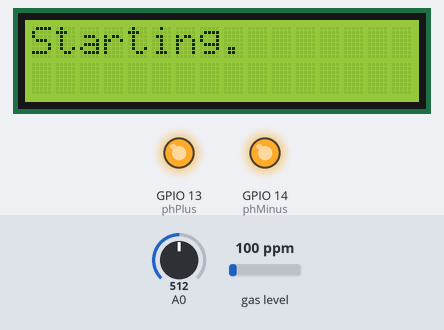
Simulated run of this sketch. Board: ESP8266 (NodeMCU). Shown: 16×2 character LCD, output pins drawn as LEDs (lit = HIGH). The test bench sets the inputs (shaded band); at power-on: A0 = 512, gas level 100 ppm. The local clock reads 2024-03-15 10:24:30 at power-on unless the sketch sets it; what the sketch prints to the serial monitor is not drawn.

Above: at 2.1 s.
At 21.0 s:
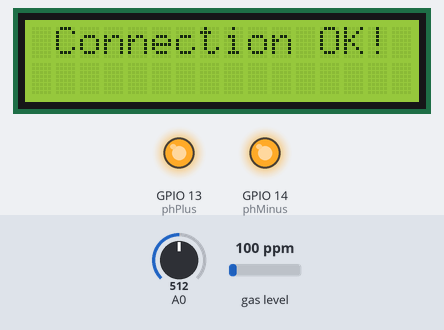
21.1 s: A0 set to 716
At 24.0 s:
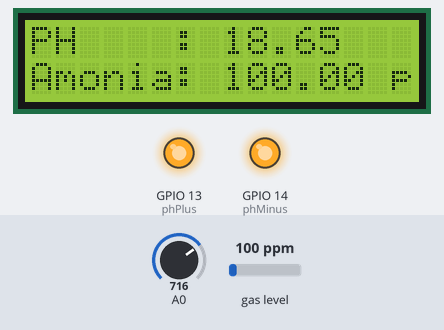
At 34.5 s:
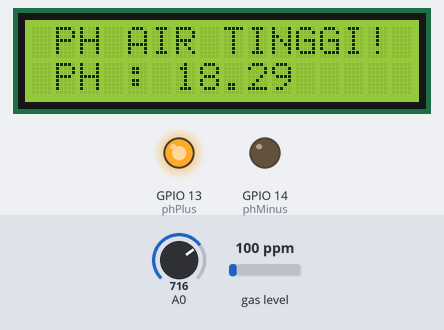
Timing chart, 0 to 65.0 s (numbered marks = the images above; inputs shaded):
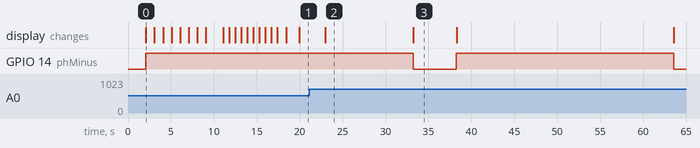

The sketch:

PHMeter.ino
```cpp
#include <CTBot.h>
#include <MQUnifiedsensor.h>
#include <LiquidCrystal_I2C.h>
#include "config.h"
#include "time.h"

// Connection Setting
const char* ssid = WIFI_SSID;
const char* pass = WIFI_PASS;

// Time Section
char timeWeekDay[20];

// Variable
float phAir, Amonia;
bool PHTinggi = false;
bool PHRendah = false;
bool AmoniaTinggi = false;

// Milis
unsigned long previousMillis = 0;

// Telegram Object
CTBot myBot;

// LCD Object
LiquidCrystal_I2C lcd(0x27, 16, 2);

// MQ-135 Object
MQUnifiedsensor MQ("ESP-32", 3.3, 12, MQPin, "MQ-135");

void setup() {
  Serial.begin(115200); // initialize serial for debugging
  lcdInit(); // OK
  botSetup(); // OK
  timeSetup(); // OK
  MQInit();
  bacaPH();
  bacaAmonia();
  LCDPrint(phAir, Amonia);
}

void loop() {
  unsigned long currentMillis = millis();
  //  Check Sensors every 30 seconds
  if (currentMillis - previousMillis >= 30000) {
    Serial.println(F("Cek Sensor"));
    previousMillis = currentMillis;
    bacaPH();
    bacaAmonia();
    cekPH();
    cekAmonia();
    LCDPrint(phAir, Amonia);
  }
  checkMsg();
  delay(500); // wait 500 milliseconds
}

/*==============================================================================
  ============================== GPIO INIT SECTION =============================
  ==============================================================================*/
// delay for prepare MQ sensor
void lcdInit() {
  lcd.init();
  lcd.backlight();
  lcd.clear();
  lcd.setCursor(0, 0);
  lcd.print(F("Starting"));
  delay(2000);
  gpioInit();
  for (int i = 0; i <= 8; i++) {
    lcd.print(F("."));
    delay(1000);
  }
  lcd.setCursor(0, 1);
  for (int i = 0; i <= 8; i++) {
    lcd.print(F("."));
    delay(700);
  }
  lcd.clear();
  lcd.setCursor(0, 0);
  lcd.print(F("Loading..."));
  delay(1000);
}

// I/O Config
void gpioInit() {
  pinMode(MQPin, INPUT);
  pinMode(PHMeter, INPUT);
  pinMode(phPlus, OUTPUT);
  pinMode(phMinus, OUTPUT);
  digitalWrite(phPlus, HIGH);
  digitalWrite(phMinus, HIGH);
}

// Setup Telegrem bot and board connection
void botSetup() {
  lcd.clear();
  lcd.setCursor(1, 0);
  lcd.print(F("Connecting...."));
  lcd.setCursor(0, 1);
  lcd.print(F("To: "));
  lcd.print(ssid);

  // Connecting to a WiFi network
  Serial.print(F("Connecting to "));
  Serial.println(ssid);
  myBot.wifiConnect(ssid, pass);

  // Connect to Telegram Server
  myBot.setTelegramToken(token);

  // check if all things are ok
  if (myBot.testConnection()) {
    myBot.sendMessage(GroupID, "Connected to => " + String(ssid));
    Serial.println(F("\nConnection OK"));
    lcd.clear();
    lcd.setCursor(1, 0);
    lcd.print(F("Connection OK!"));
  } else {
    Serial.println(F("\nConnection Not OK"));
    lcd.clear();
    lcd.setCursor(0, 0);
    lcd.print(F("Conection Not OK"));
    lcd.setCursor(0, 1);
    lcd.print(F("Check Internet !"));
  }
}

// Get Board R0
float getR0() {
  int sample = 10;
  float R0 = 0;
  for (int i = 1; i <= sample; i ++) {
    MQ.update();
    R0 += MQ.calibrate(CleanAir);
    Serial.print(".");
  }
  return R0 / (sample * 10);
}

// MQ-135 Initialization
void MQInit() {
  MQ.init();
  MQ.setRegressionMethod(1);
  Serial.println(F("Calibrating please wait."));
  float R0 = getR0();
  MQ.setR0(R0);
  Serial.println(F("\nDone!."));
  if (isinf(R0)) {
    Serial.println(F("Warning: Conection issue, R0 is infinite (Open circuit detected) please check your wiring and supply"));
    while (1);
  }
  if (R0 == 0) {
    Serial.println(F("Warning: Conection issue found, R0 is zero (Analog pin shorts to ground) please check your wiring and supply"));
    while (1);
  }
}

/*==============================================================================
  ================================ TIME SECTION ===============================
  ==============================================================================*/
void timeSetup() {
  configTime(25200, 0, "0.id.pool.ntp.org");
  printLocalTime();
}

void printLocalTime() {
  struct tm timeinfo;
  if (!getLocalTime(&timeinfo)) {
    Serial.println(F("Failed to obtain time"));
    return;
  }
  strftime(timeWeekDay, 20, "%X %x", &timeinfo);
  Serial.println(timeWeekDay);
}

/*==============================================================================
  ============================== TELEGRAM SECTION ==============================
  ==============================================================================*/
// Check if any incoming msg
void checkMsg() {
  // check if all things are ok
  if (!myBot.testConnection()) {
    Serial.println(F("\nConnection Not OK"));
    lcd.clear();
    lcd.setCursor(0, 0);
    lcd.print(F("Conection Not OK"));
    lcd.setCursor(0, 1);
    lcd.print(F("Check Internet !"));
  }
  // a variable to store telegram message data
  TBMessage msg;

  // if there is an incoming message...
  if (CTBotMessageText == myBot.getNewMessage(msg)) {
    int id;
    // check if the message is a text message
    if (msg.messageType == CTBotMessageText) {
      printLocalTime();
      Serial.println(F("Incoming Message: "));
      Serial.println(msg.text);
      // check if the message comes from a chat group (the group.id is negative)
      if (msg.group.id < 0) {
        id = msg.group.id;
      } else {
        id = msg.sender.id;
      }
      proccessMsg(id, msg.text);
    }
  } else {
    Serial.println(F("."));
  }
}

// Proccess incoming msg
void proccessMsg(int id, String msg) {
  // if incoming msg contain "/menu" or "/start"
  if ((msg.indexOf("/menu") == 0) || (msg.indexOf("/start") == 0)) {
    String menu = "Welcome to PHMeter Bot\n\n";
    menu += "/status : Show sensor status\n";
    menu += "/menu : Show this menu\n\n";
    menu += "Dikirim Pada: " + String(timeWeekDay);
    myBot.sendMessage(id, menu);
  }

  // if incoming msg contain "/status"
  if (msg.indexOf("/status") == 0) {
    String pesan = "Status Sensor Saat ini\n\n";
    pesan += "PH Air => " + String(phAir);
    pesan += "\nAmonia => " + String(Amonia);
    pesan += "\n\nDikirim Pada: " + String(timeWeekDay);
    myBot.sendMessage(id, pesan);
  }
}

/*==============================================================================
  ============================= READ SENSOR SECTION ============================
  ==============================================================================*/
// Read Water PH
void bacaPH() {
  int measurings = 0;
  for (int i = 0; i < 120; i++) {
    measurings += analogRead(PHMeter);
    delay(25);
  }

  float voltage = (measurings / 120) * (3.3 / 4095.0) ;
  phAir = 7 + (2.61 - voltage) / 0.18; // voltage to PH
  Serial.println("PH Saat ini => " + String(phAir) + " | Voltage " + String(voltage));
}

// Check Water PH
void cekPH() {
  if (phAir > PHMax) {
    lcdPH("TINGGI", phAir);
    Serial.println(F("PH Air Tinggi"));
    kurangiPH();
    if (!PHTinggi) {
      myBot.sendMessage(GroupID, "PH Air Tinggi => " + String(phAir));
      PHTinggi = true;
      PHRendah = false;
    }
  } else if (phAir < PHMin) {
    lcdPH("RENDAH", phAir);
    Serial.println(F("PH Air Rendah"));
    tambahPH();
    if (!PHRendah) {
      myBot.sendMessage(GroupID, "PH Air Rendah => " + String(phAir));
      PHRendah = true;
      PHTinggi = false;
    }
  } else if ((phAir > PHMin) && (phAir < PHMax) && (PHTinggi || PHRendah)) {
    LCDPrint(phAir, Amonia);
    Serial.println(F("PH Air Telah Normal"));
    myBot.sendMessage(GroupID, "PH Air Telah Normal => " + String(phAir));
    PHTinggi = false;
    PHRendah = false;
  }
}

// Read MQ-135
void bacaAmonia() {
  MQ.update();
  MQ.setA(102.2 ); MQ.setB(-2.473); //NH4
  float NH4 = MQ.readSensor();
  Amonia = NH4;
  Serial.print(F("NH4 => ")); Serial.print(NH4); Serial.println(F(" ppm"));
}

// Check MQ-135 Value
void cekAmonia() {
  if (Amonia > amoniaMax) {
    LCDAmonia(Amonia);
    Serial.println(F("Kadar Amonia Tinggi"));
    if (!AmoniaTinggi) {
      myBot.sendMessage(GroupID, "Kadar Amonia Tinggi => " + String(Amonia));
      AmoniaTinggi = true;
    }
  } else if ((Amonia < amoniaMax) && (AmoniaTinggi)) {
    LCDPrint(phAir, Amonia);
    Serial.println(F("PH Air Telah Normal"));
    myBot.sendMessage(GroupID, "PH Air Telah Normal => " + String(phAir));
    AmoniaTinggi = false;
  }
}

/*==============================================================================
  ============================== CONTROL SECTION ===============================
  ==============================================================================*/
void tambahPH() {
  Serial.println(F("Menaikan PH Air"));
  digitalWrite(phPlus, LOW);
  delay(5000);
  digitalWrite(phPlus, HIGH);
}

void kurangiPH() {
  Serial.println(F("Menurunkan PH Air"));
  digitalWrite(phMinus, LOW);
  delay(5000);
  digitalWrite(phMinus, HIGH);
}

/*==============================================================================
  =========================== PRINT TO LCD SECTION =============================
  ==============================================================================*/
void LCDAmonia(float amonia) {
  lcd.clear();
  lcd.setCursor(1, 0);
  lcd.print("AMONIA TINGGI!");
  lcd.setCursor(0, 1);
  lcd.print(F("Amonia: "));
  lcd.print(amonia);
  lcd.print(F(" ppm"));
}

void lcdPH(String msg, float PH) {
  lcd.clear();
  lcd.setCursor(1, 0);
  lcd.print("PH AIR " + msg + "!");
  lcd.setCursor(1, 1);
  lcd.print(F("PH : "));
  lcd.print(PH);
}

void LCDPrint(float ph, float amonia) {
  lcd.clear();
  lcd.setCursor(0, 0);
  lcd.print(F("PH    : "));
  lcd.print(ph);
  lcd.setCursor(0, 1);
  lcd.print(F("Amonia: "));
  lcd.print(amonia);
  lcd.print(F(" ppm"));
}
```

config.h
```cpp
/**********************************************************************************/
//WiFi Section
#define WIFI_SSID "SYIMART"  // WiFi Name
#define WIFI_PASS "12345678"     // WiFi Pass
/**********************************************************************************/
//Telegram Section
//your Bot Token (Get from Botfather)
#define token "5517337437:AAEqMcOmMcsopjpBr4y8uFhx9VdiOgbeMwg"
#define AdminId 1257041305 // Telegram User ID (Must Integer) as know as AdminId
#define GroupID -760298379 // Telegram User ID (Must Integer) as know as GroupId
/**********************************************************************************/
// HW Config
// GPIO Config
#define phPlus 13
#define phMinus 14
#define PHMeter 39
#define MQPin 36

#define CleanAir (3.6)

#define PHMax (8.0)
#define PHMin (6.0)

#define amoniaMax (0.10)
```

Measured:
- what the display in image 2 shows lasts 10.2 s, from 23.0 s to 33.2 s
